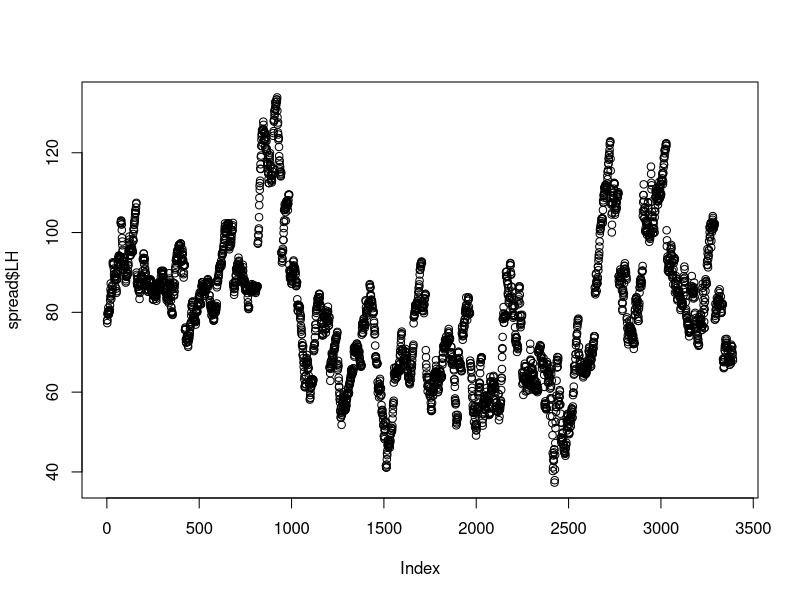

Source code (R):
install.packages("tseries")
library(tseries)

#set a working directory
setwd("C:/Users/aless/Documents/471/Data")

#read in data
spread <- read.csv("crack.csv", skip=5)

#rename columns to LH, CN, and SM respectively
names(spread)[names(spread) == "PX_LAST"] <- "LH"
names(spread)[names(spread) == "PX_LAST.1"] <- "CN"
names(spread)[names(spread) == "PX_LAST.2"] <- "SM"

#show df and labels
names(spread)
print(spread)

#create new variable that is diff between LH and SM
spread$DF <- spread$LH - spread$SM

#summary statistics of DF column
summary(spread$DF)

#ADF unit root test on LH column
adf.test(spread$LH)

#plot the series LH
plot(spread$LH)